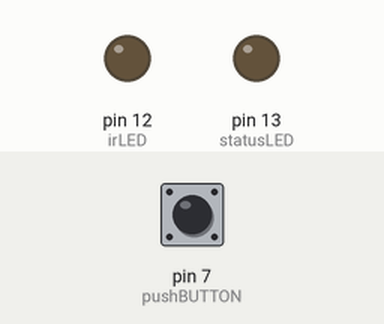
Simulated run of this sketch. Board: Arduino Uno, built with avr-gcc and run on an emulated ATmega328P. On the bench: output pins drawn as LEDs (lit = HIGH). The inputs (shaded band) are chosen by the test bench; at power-on: pin 7 (pushBUTTON) HIGH.

Above: at 1.2 s.
1.3 s: pin 7 (pushBUTTON) pulled LOW for 0.15 s
At 1.8 s:
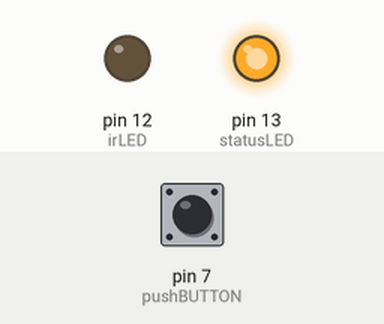
Timing chart, 0 to 4.3 s (numbered marks = the images above; inputs shaded):
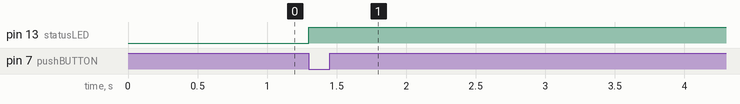

The sketch:

camtrigger.ino
```cpp
/*
Arduino sketch for simulating a Canon RC-1 IR remote control to do timelapse photography with a compatible Canon DSLR
2010, Martin Koch
http://controlyourcamera.blogspot.com/
Huge thanks go to http://www.doc-diy.net/photo/rc-1_hacked/index.php for figuring out the IR code.
*/

#define irLED 12
#define statusLED 13
#define pushBUTTON 7
#define piezo A0
#define flashPin 6

int interval = 15; //seconds
int timelapseDuration = 60; //seconds
int numberOfShots = timelapseDuration / interval;

// piezo read variable
byte pzread = 0;
int thresh = 100;
int flashdelay = 100;

void setup() {
  pinMode(irLED, OUTPUT);                               //    IR LED
  pinMode(statusLED, OUTPUT);                           //    Status LED
  pinMode(pushBUTTON, INPUT);
  digitalWrite(pushBUTTON, HIGH);

}

void loop() {

    //#####   Exposure/Interval (Shutter)
  if (digitalRead(pushBUTTON) == LOW) {
    digitalWrite(statusLED, HIGH); //Timelapse active
    for (int i=0; i <= numberOfShots; i++) {
      sendInfraredSignal();
      if (i < numberOfShots) delay(interval * 1000); //ms
    }
    // shutter is now opened

    //{sense loud sound}
    pzread = analogRead(piezo);
    if (pzread >= thresh) {

      // flash trigger
      delay(flashdelay);
      digitalWrite(flashPin, HIGH);
      digitalWrite(flashPin, LOW);
      delay(4000);
    }

    // turn off the light, we're done
    digitalWrite(statusLED, LOW);
  }

}

void sendInfraredSignal() {
  for(int i=0; i<16; i++) {
    digitalWrite(irLED, HIGH);
    delayMicroseconds(11);
    digitalWrite(irLED, LOW);
    delayMicroseconds(11);
   }
   delayMicroseconds(7330);
   for(int i=0; i<16; i++) {
     digitalWrite(irLED, HIGH);
     delayMicroseconds(11);
     digitalWrite(irLED, LOW);
     delayMicroseconds(11);
   }
}
```

Measured:
- after the input at 1.3 s, pin 13 (statusLED): LOW → HIGH at once
